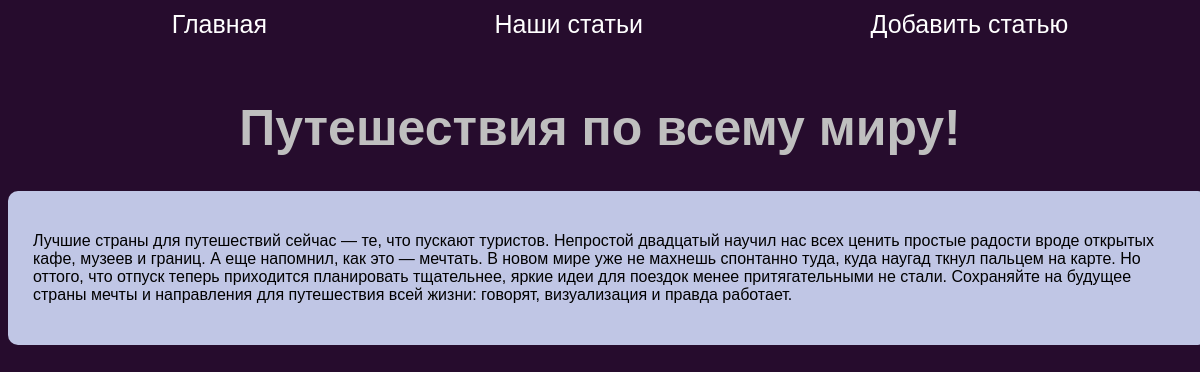
/index, run on the app's committed database.
### tables this page shows
CREATE TABLE mainmenu(
id INTEGER PRIMARY KEY AUTOINCREMENT,
title TEXT NOT NULL,
url TEXT NOT NULL
);

### flsite.py (the view)
@app.route("/")
@app.route("/index")
def index():
    db = get_db()
    dbase = FDataBase(db)
    print(url_for('index'))
    return render_template("index.html", title="Главная", menu=dbase.get_menu())

### FDataBase.py (called while the page is built)
    def get_menu(self):
        sql = 'SELECT * FROM mainmenu'
        try:
            self.__cur.execute(sql)
            res = self.__cur.fetchall()
            if res:
                return res
        except IOError:
            print("Ошибка чтения из базы данных")
        return []

### flsite.py (called while the page is built)
def connect_db():
    con = sqlite3.connect(app.config['DATABASE'])
    con.row_factory = sqlite3.Row
    return con

def get_db():
    if not hasattr(g, 'link_db'):
        g.link_db = connect_db()
    return g.link_db

### templates/index.html (shortened to what this page needs)
{% extends 'base.html' %}
{% block content %}
{{ super() }}
<h1 class="content_h1">Путешествия по всему миру!</h1>
<div class="container content_block_text">
<p>Лучшие страны для путешествий сейчас — те, что пускают туристов. Непростой двадцатый научил нас всех ценить простые
    радости вроде открытых кафе, музеев и границ. А еще напомнил, как это — мечтать.
    В новом мире уже не махнешь спонтанно туда, куда наугад ткнул пальцем на карте. Но оттого, что отпуск теперь
    приходится планировать тщательнее, яркие идеи для поездок менее притягательными не стали. Сохраняйте на будущее
    страны мечты и направления для путешествия всей жизни: говорят, визуализация и правда работает.</p>
{% endblock %}

### templates/base.html (shortened to what this page needs)
<!DOCTYPE html>
<html lang="en">
<head>
    <link rel="stylesheet" href="{{ url_for('static', filename='css/style.css') }}">
</head>
<body>
{% block content %}
    {% block mainmenu %}
        <ul class="menu">
            {% for m in menu %}
            <li class="menu_li"><a class="menu_li_href" href="{{ m.url }}">{{ m.title }}</a></li>
            {% endfor %}
        </ul>
    {% endblock %}
{% endblock %}
</body>
</html>

### static/css/style.css (style rules this page uses)
body { background: #260c2d; font-family: Verdana, Geneva, Tahoma, sans-serif; }
.container { width: 1200px; padding-right: 15px; padding-left: 15px; margin-right: auto; margin-left: auto; box-sizing: border-box; }
.menu { display: flex; justify-content: space-around; list-style: none; margin: 10px; }
.menu_li_href { color: #ffffff; text-decoration: none; font-size: 25px; }
.content_h1 { margin-top: 60px; color: #bfbfbf; text-align: center; font-size: 50px; }
.content_block_name, .content_block_author, .content_block_text { background: #c0c6e5; border-radius: 10px; margin: 3px auto; padding: 25px; }

### data on the page
mainmenu: title "Главная"
mainmenu: title "Наши статьи"
mainmenu: title "Добавить статью"
